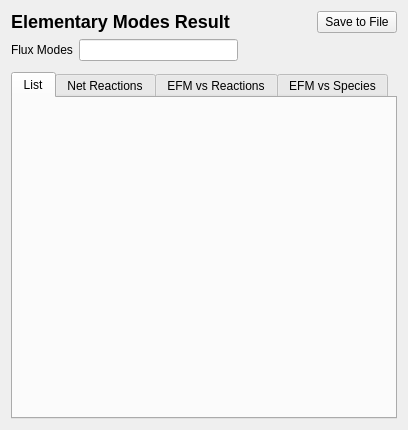
<?xml version="1.0" encoding="UTF-8"?>
<ui version="4.0">
<comment> Begin CVS Header </comment>
<comment>   $Source: /fs/turing/cvs/copasi_dev/copasi/UI/CQEFMResultWidget.ui,v $ </comment>
<comment>   $Revision: 1.4.2.1 $ </comment>
<comment>   $Name: Build-33 $ </comment>
<comment>   $Author: shoops $ </comment>
<comment>   $Date: 2011/01/26 13:15:45 $ </comment>
<comment> End CVS Header </comment>

<comment> Copyright (C) 2010 by Pedro Mendes, Virginia Tech Intellectual </comment>
<comment> Properties, Inc., University of Heidelberg, and The University </comment>
<comment> of Manchester. </comment>
<comment> All rights reserved. </comment>

 <class>CQEFMResultWidget</class>
 <widget class="CopasiWidget" name="CQEFMResultWidget">
  <property name="geometry">
   <rect>
    <x>0</x>
    <y>0</y>
    <width>408</width>
    <height>430</height>
   </rect>
  </property>
  <property name="windowTitle">
   <string>Elementary Modes Result Window</string>
  </property>
  <layout class="QVBoxLayout" name="verticalLayout">
   <item>
    <layout class="QHBoxLayout" name="horizontalLayout">
     <item>
      <widget class="QLabel" name="mpLblResult">
       <property name="sizePolicy">
        <sizepolicy hsizetype="MinimumExpanding" vsizetype="Preferred">
         <horstretch>0</horstretch>
         <verstretch>0</verstretch>
        </sizepolicy>
       </property>
       <property name="text">
        <string>&lt;!DOCTYPE HTML PUBLIC &quot;-//W3C//DTD HTML 4.0//EN&quot; &quot;http://www.w3.org/TR/REC-html40/strict.dtd&quot;&gt;
&lt;html&gt;&lt;head&gt;&lt;meta name=&quot;qrichtext&quot; content=&quot;1&quot; /&gt;&lt;style type=&quot;text/css&quot;&gt;
p, li { white-space: pre-wrap; }
&lt;/style&gt;&lt;/head&gt;&lt;body style=&quot; font-family:'Lucida Grande'; font-size:13pt; font-weight:400; font-style:normal;&quot;&gt;
&lt;p style=&quot; margin-top:16px; margin-bottom:12px; margin-left:0px; margin-right:0px; -qt-block-indent:0; text-indent:0px;&quot;&gt;&lt;span style=&quot; font-size:x-large; font-weight:600;&quot;&gt;Elementary Modes Result&lt;/span&gt;&lt;/p&gt;&lt;/body&gt;&lt;/html&gt;</string>
       </property>
      </widget>
     </item>
     <item>
      <widget class="QPushButton" name="mpBtnSave">
       <property name="text">
        <string>Save to File</string>
       </property>
      </widget>
     </item>
    </layout>
   </item>
   <item>
    <layout class="QHBoxLayout" name="horizontalLayout_2">
     <item>
      <widget class="QLabel" name="mpLblFluxModes">
       <property name="text">
        <string>Flux Modes</string>
       </property>
       <property name="wordWrap">
        <bool>false</bool>
       </property>
      </widget>
     </item>
     <item>
      <widget class="QLineEdit" name="mpEditFluxModes">
       <property name="readOnly">
        <bool>true</bool>
       </property>
      </widget>
     </item>
     <item>
      <spacer name="mpSpacer">
       <property name="orientation">
        <enum>Qt::Horizontal</enum>
       </property>
       <property name="sizeHint" stdset="0">
        <size>
         <width>40</width>
         <height>20</height>
        </size>
       </property>
      </spacer>
     </item>
    </layout>
   </item>
   <item>
    <spacer name="verticalSpacer">
     <property name="orientation">
      <enum>Qt::Vertical</enum>
     </property>
     <property name="sizeType">
      <enum>QSizePolicy::Fixed</enum>
     </property>
     <property name="sizeHint" stdset="0">
      <size>
       <width>20</width>
       <height>5</height>
      </size>
     </property>
    </spacer>
   </item>
   <item>
    <widget class="QTabWidget" name="mpTabWidget">
     <property name="currentIndex">
      <number>0</number>
     </property>
     <widget class="CQEFMListWidget" name="mpEFMListWidget">
      <attribute name="title">
       <string>List</string>
      </attribute>
     </widget>
     <widget class="QTableView" name="mpNetReactions">
      <attribute name="title">
       <string>Net Reactions</string>
      </attribute>
     </widget>
     <widget class="QTableView" name="mpReactionMatrix">
      <attribute name="title">
       <string>EFM vs Reactions</string>
      </attribute>
     </widget>
     <widget class="QTableView" name="mpSpeciesMatrix">
      <attribute name="title">
       <string>EFM vs Species</string>
      </attribute>
     </widget>
    </widget>
   </item>
  </layout>
 </widget>
 <customwidgets>
  <customwidget>
   <class>CQEFMListWidget</class>
   <extends>QWidget</extends>
   <header>CQEFMListWidget.h</header>
  </customwidget>
  <customwidget>
   <class>CopasiWidget</class>
   <extends>QWidget</extends>
   <header>copasi/UI/copasiWidget.h</header>
   <container>1</container>
  </customwidget>
 </customwidgets>
 <tabstops>
  <tabstop>mpEditFluxModes</tabstop>
  <tabstop>mpBtnSave</tabstop>
  <tabstop>mpTabWidget</tabstop>
 </tabstops>
 <resources/>
 <connections>
  <connection>
   <sender>mpBtnSave</sender>
   <signal>clicked()</signal>
   <receiver>CQEFMResultWidget</receiver>
   <slot>slotSave()</slot>
   <hints>
    <hint type="sourcelabel">
     <x>290</x>
     <y>24</y>
    </hint>
    <hint type="destinationlabel">
     <x>176</x>
     <y>80</y>
    </hint>
   </hints>
  </connection>
 </connections>
</ui>
